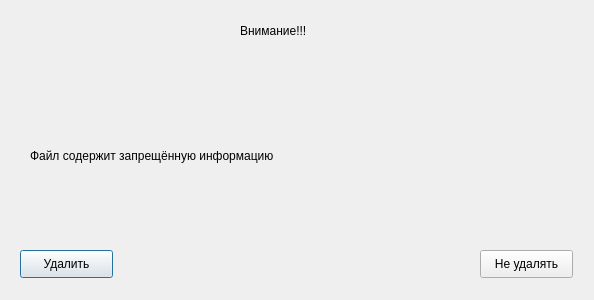
<?xml version="1.0" encoding="UTF-8"?>
<ui version="4.0">
 <class>Dialog</class>
 <widget class="QDialog" name="Dialog">
  <property name="geometry">
   <rect>
    <x>0</x>
    <y>0</y>
    <width>594</width>
    <height>300</height>
   </rect>
  </property>
  <property name="windowTitle">
   <string>Dialog</string>
  </property>
  <widget class="QPushButton" name="pushButton">
   <property name="geometry">
    <rect>
     <x>20</x>
     <y>250</y>
     <width>93</width>
     <height>28</height>
    </rect>
   </property>
   <property name="text">
    <string>Удалить</string>
   </property>
  </widget>
  <widget class="QPushButton" name="pushButton_2">
   <property name="geometry">
    <rect>
     <x>480</x>
     <y>250</y>
     <width>93</width>
     <height>28</height>
    </rect>
   </property>
   <property name="text">
    <string>Не удалять</string>
   </property>
  </widget>
  <widget class="QLabel" name="label">
   <property name="geometry">
    <rect>
     <x>240</x>
     <y>10</y>
     <width>181</width>
     <height>41</height>
    </rect>
   </property>
   <property name="styleSheet">
    <string notr="true">font: 75 14pt &quot;MS Shell Dlg 2&quot;;</string>
   </property>
   <property name="text">
    <string>Внимание!!!</string>
   </property>
  </widget>
  <widget class="QLabel" name="label_2">
   <property name="geometry">
    <rect>
     <x>30</x>
     <y>90</y>
     <width>341</width>
     <height>131</height>
    </rect>
   </property>
   <property name="text">
    <string>Файл содержит запрещённую информацию</string>
   </property>
  </widget>
 </widget>
 <resources/>
 <connections/>
</ui>
